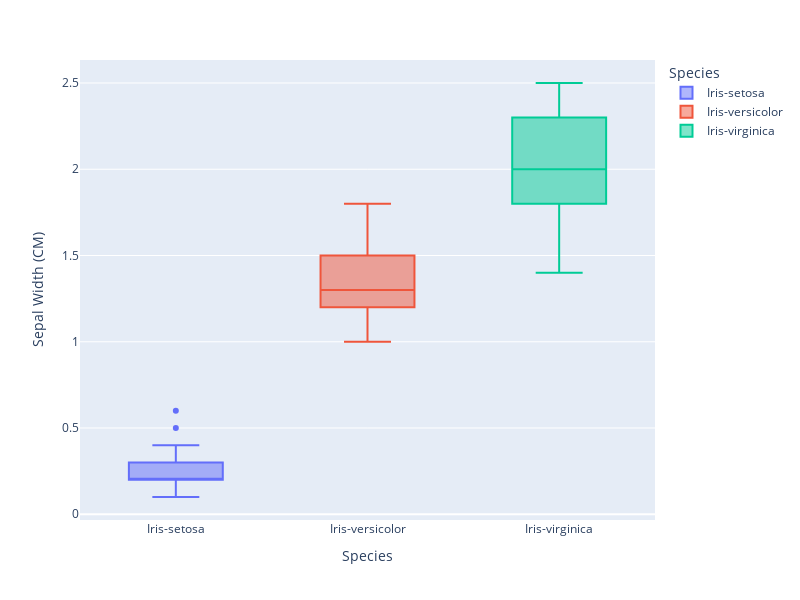

Notebook source saved alongside this figure:
### Code cell
#Setosa has the Smallest Petal Width, Virginica has the highest 
fig = px.box(data_frame=df, x='Species',y='PetalWidthCm',color='Species',orientation='v',width=800, height=600).update_layout(xaxis_title="Species", yaxis_title="Sepal Width (CM)")
fig.show()

### Figure 1 — Plotly figure (JSON) as saved in the notebook; plotly's stock layout.template omitted (floating-point values rounded to 4 significant figures)
{"data": [{"alignmentgroup": "True", "hovertemplate": "Species=%{x}<br>PetalWidthCm=%{y}<extra></extra>", "legendgroup": "Iris-setosa", "marker": {"color": "#636efa"}, "name": "Iris-setosa", "notched": false, "offsetgroup": "Iris-setosa", "orientation": "v", "showlegend": true, "type": "box", "x": ["Iris-setosa", "Iris-setosa", "Iris-setosa", "Iris-setosa", "Iris-setosa", "Iris-setosa", "Iris-setosa", "Iris-setosa", "Iris-setosa", "Iris-setosa", "Iris-setosa", "Iris-setosa", "Iris-setosa", "Iris-setosa", "Iris-setosa", "Iris-setosa", "Iris-setosa", "Iris-setosa", "Iris-setosa", "Iris-setosa", "Iris-setosa", "Iris-setosa", "Iris-setosa", "Iris-setosa", "Iris-setosa", "Iris-setosa", "Iris-setosa", "Iris-setosa", "Iris-setosa", "Iris-setosa", "Iris-setosa", "Iris-setosa", "Iris-setosa", "Iris-setosa", "Iris-setosa", "Iris-setosa", "Iris-setosa", "Iris-setosa", "Iris-setosa", "Iris-setosa", "Iris-setosa", "Iris-setosa", "Iris-setosa", "Iris-setosa", "Iris-setosa", "Iris-setosa", "Iris-setosa", "Iris-setosa", "Iris-setosa", "Iris-setosa"], "x0": " ", "xaxis": "x", "y": [0.2, 0.2, 0.2, 0.2, 0.2, 0.4, 0.3, 0.2, 0.2, 0.1, 0.2, 0.2, 0.1, 0.1, 0.2, 0.4, 0.4, 0.3, 0.3, 0.3, 0.2, 0.4, 0.2, 0.5, 0.2, 0.2, 0.4, 0.2, 0.2, 0.2, 0.2, 0.4, 0.1, 0.2, 0.1, 0.2, 0.2, 0.1, 0.2, 0.2, 0.3, 0.3, 0.2, 0.6, 0.4, 0.3, 0.2, 0.2, 0.2, 0.2], "y0": " ", "yaxis": "y"}, {"alignmentgroup": "True", "hovertemplate": "Species=%{x}<br>PetalWidthCm=%{y}<extra></extra>", "legendgroup": "Iris-versicolor", "marker": {"color": "#EF553B"}, "name": "Iris-versicolor", "notched": false, "offsetgroup": "Iris-versicolor", "orientation": "v", "showlegend": true, "type": "box", "x": ["Iris-versicolor", "Iris-versicolor", "Iris-versicolor", "Iris-versicolor", "Iris-versicolor", "Iris-versicolor", "Iris-versicolor", "Iris-versicolor", "Iris-versicolor", "Iris-versicolor", "Iris-versicolor", "Iris-versicolor", "Iris-versicolor", "Iris-versicolor", "Iris-versicolor", "Iris-versicolor", "Iris-versicolor", "Iris-versicolor", "Iris-versicolor", "Iris-versicolor", "Iris-versicolor", "Iris-versicolor", "Iris-versicolor", "Iris-versicolor", "Iris-versicolor", "Iris-versicolor", "Iris-versicolor", "Iris-versicolor", "Iris-versicolor", "Iris-versicolor", "Iris-versicolor", "Iris-versicolor", "Iris-versicolor", "Iris-versicolor", "Iris-versicolor", "Iris-versicolor", "Iris-versicolor", "Iris-versicolor", "Iris-versicolor", "Iris-versicolor", "Iris-versicolor", "Iris-versicolor", "Iris-versicolor", "Iris-versicolor", "Iris-versicolor", "Iris-versicolor", "Iris-versicolor", "Iris-versicolor", "Iris-versicolor", "Iris-versicolor"], "x0": " ", "xaxis": "x", "y": [1.4, 1.5, 1.5, 1.3, 1.5, 1.3, 1.6, 1, 1.3, 1.4, 1, 1.5, 1, 1.4, 1.3, 1.4, 1.5, 1, 1.5, 1.1, 1.8, 1.3, 1.5, 1.2, 1.3, 1.4, 1.4, 1.7, 1.5, 1, 1.1, 1, 1.2, 1.6, 1.5, 1.6, 1.5, 1.3, 1.3, 1.3, 1.2, 1.4, 1.2, 1, 1.3, 1.2, 1.3, 1.3, 1.1, 1.3], "y0": " ", "yaxis": "y"}, {"alignmentgroup": "True", "hovertemplate": "Species=%{x}<br>PetalWidthCm=%{y}<extra></extra>", "legendgroup": "Iris-virginica", "marker": {"color": "#00cc96"}, "name": "Iris-virginica", "notched": false, "offsetgroup": "Iris-virginica", "orientation": "v", "showlegend": true, "type": "box", "x": ["Iris-virginica", "Iris-virginica", "Iris-virginica", "Iris-virginica", "Iris-virginica", "Iris-virginica", "Iris-virginica", "Iris-virginica", "Iris-virginica", "Iris-virginica", "Iris-virginica", "Iris-virginica", "Iris-virginica", "Iris-virginica", "Iris-virginica", "Iris-virginica", "Iris-virginica", "Iris-virginica", "Iris-virginica", "Iris-virginica", "Iris-virginica", "Iris-virginica", "Iris-virginica", "Iris-virginica", "Iris-virginica", "Iris-virginica", "Iris-virginica", "Iris-virginica", "Iris-virginica", "Iris-virginica", "Iris-virginica", "Iris-virginica", "Iris-virginica", "Iris-virginica", "Iris-virginica", "Iris-virginica", "Iris-virginica", "Iris-virginica", "Iris-virginica", "Iris-virginica", "Iris-virginica", "Iris-virginica", "Iris-virginica", "Iris-virginica", "Iris-virginica", "Iris-virginica", "Iris-virginica", "Iris-virginica", "Iris-virginica", "Iris-virginica"], "x0": " ", "xaxis": "x", "y": [2.5, 1.9, 2.1, 1.8, 2.2, 2.1, 1.7, 1.8, 1.8, 2.5, 2, 1.9, 2.1, 2, 2.4, 2.3, 1.8, 2.2, 2.3, 1.5, 2.3, 2, 2, 1.8, 2.1, 1.8, 1.8, 1.8, 2.1, 1.6, 1.9, 2, 2.2, 1.5, 1.4, 2.3, 2.4, 1.8, 1.8, 2.1, 2.4, 2.3, 1.9, 2.3, 2.5, 2.3, 1.9, 2, 2.3, 1.8], "y0": " ", "yaxis": "y"}], "layout": {"boxmode": "overlay", "height": 600, "legend": {"title": {"text": "Species"}, "tracegroupgap": 0}, "margin": {"t": 60}, "width": 800, "xaxis": {"anchor": "y", "categoryarray": ["Iris-setosa", "Iris-versicolor", "Iris-virginica"], "categoryorder": "array", "domain": [0, 1], "title": {"text": "Species"}}, "yaxis": {"anchor": "x", "domain": [0, 1], "title": {"text": "Sepal Width (CM)"}}}}
